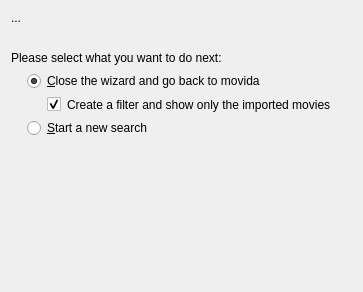
<ui version="4.0" >
 <class>MvdImportFinalPage</class>
 <widget class="QWidget" name="MvdImportFinalPage" >
  <property name="geometry" >
   <rect>
    <x>0</x>
    <y>0</y>
    <width>335</width>
    <height>292</height>
   </rect>
  </property>
  <property name="windowTitle" >
   <string>Form</string>
  </property>
  <layout class="QGridLayout" >
   <item row="0" column="0" colspan="2" >
    <widget class="QLabel" name="messageLabel" >
     <property name="text" >
      <string>...</string>
     </property>
     <property name="wordWrap" >
      <bool>true</bool>
     </property>
    </widget>
   </item>
   <item row="1" column="0" >
    <spacer>
     <property name="orientation" >
      <enum>Qt::Vertical</enum>
     </property>
     <property name="sizeType" >
      <enum>QSizePolicy::Fixed</enum>
     </property>
     <property name="sizeHint" >
      <size>
       <width>20</width>
       <height>20</height>
      </size>
     </property>
    </spacer>
   </item>
   <item row="2" column="0" colspan="2" >
    <widget class="QLabel" name="selectLabel" >
     <property name="text" >
      <string>Please select what you want to do next:</string>
     </property>
    </widget>
   </item>
   <item row="3" column="0" colspan="2" >
    <layout class="QGridLayout" >
     <item row="0" column="0" >
      <spacer>
       <property name="orientation" >
        <enum>Qt::Horizontal</enum>
       </property>
       <property name="sizeType" >
        <enum>QSizePolicy::Fixed</enum>
       </property>
       <property name="sizeHint" >
        <size>
         <width>16</width>
         <height>20</height>
        </size>
       </property>
      </spacer>
     </item>
     <item row="0" column="1" >
      <widget class="QRadioButton" name="closeWizard" >
       <property name="text" >
        <string>&amp;Close the wizard and go back to movida</string>
       </property>
       <property name="checked" >
        <bool>true</bool>
       </property>
      </widget>
     </item>
     <item row="1" column="1" >
      <widget class="QCheckBox" name="filterMovies" >
       <property name="styleSheet" >
        <string>margin-left:20px;</string>
       </property>
       <property name="text" >
        <string>Create a filter and show only the imported movies</string>
       </property>
       <property name="checked" >
        <bool>true</bool>
       </property>
      </widget>
     </item>
     <item row="2" column="1" >
      <widget class="QRadioButton" name="restartWizard" >
       <property name="text" >
        <string>&amp;Start a new search</string>
       </property>
      </widget>
     </item>
    </layout>
   </item>
   <item row="3" column="2" >
    <spacer>
     <property name="orientation" >
      <enum>Qt::Horizontal</enum>
     </property>
     <property name="sizeType" >
      <enum>QSizePolicy::MinimumExpanding</enum>
     </property>
     <property name="sizeHint" >
      <size>
       <width>20</width>
       <height>20</height>
      </size>
     </property>
    </spacer>
   </item>
   <item row="4" column="1" >
    <spacer>
     <property name="orientation" >
      <enum>Qt::Vertical</enum>
     </property>
     <property name="sizeHint" >
      <size>
       <width>20</width>
       <height>71</height>
      </size>
     </property>
    </spacer>
   </item>
  </layout>
 </widget>
 <resources/>
 <connections/>
</ui>
